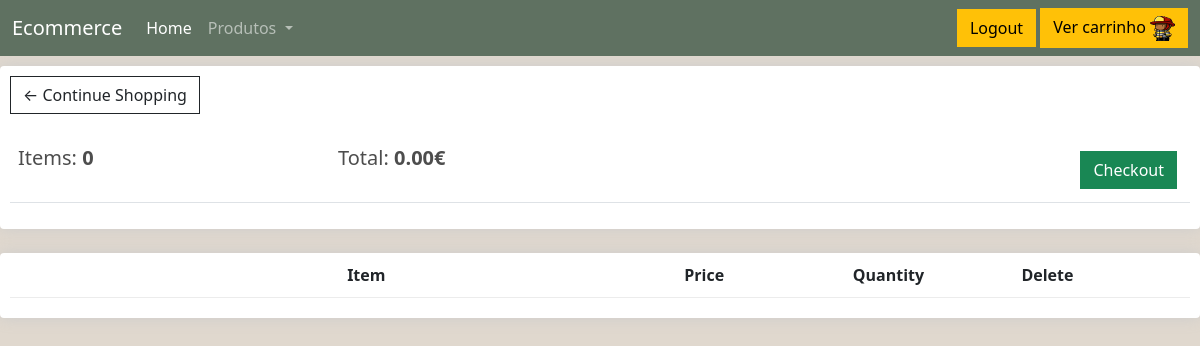
The app's page /cart/ (signed in), older data.
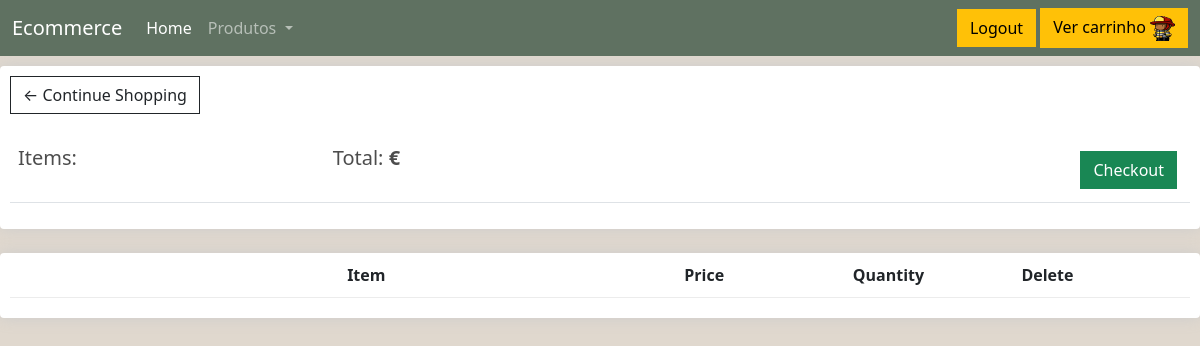
The same page, newer data.
### loja/models.py (models this page shows)
class Cart(models.Model):
    cliente = models.ForeignKey(User, on_delete=models.CASCADE)
    produtos = models.ManyToManyField(Produto, through='ProdutoCarrinho')
    def valor_carrinho(self):
        lista_produtos = self.produtos.all()
        lista_info = ProdutoCarrinho.objects.filter(carrinho=self)
        iterar=zip(lista_produtos,lista_info)
        valor=0
        for produto,info in iterar:
            valor=valor+ (produto.preco*info.quantidade)
        return valor
    def items_carrinho(self):
        lista_info = ProdutoCarrinho.objects.filter(carrinho=self)
        val=0
        for quant in lista_info:
            val+=quant.quantidade
        return val

### loja/views.py (the view)
# urls.py: path('cart/',views.cart, name="cart"),
@login_required(login_url='loja:login1')
def cart(request):
    try:
        carrinho = Cart. objects.get(cliente=request.user)
        pr = ProdutoCarrinho.objects.filter(carrinho=carrinho)
        produtos = zip(carrinho.produtos.all(), pr)
        return render(request, 'loja/cart.html', {'carrinho':carrinho ,'produtos':produtos })
    except Cart.DoesNotExist:
        return render(request, 'loja/cart.html')

### loja/templates/loja/cart.html (shortened to what this page needs)
{% extends 'loja/main.html' %}
{% load static %}
{% block css %}
<link rel="stylesheet" type="text/css" href="{% static 'css/base.css' %}">
{% endblock css %}
{% block content %}
	<div class="row">
		<div class="col-lg-12">
			<div class="box-element">
				<a  class="btn btn-outline-dark" href="{% url 'loja:loja' %}">&#x2190; Continue Shopping</a>
				<br>
				<br>
				<table class="table">
					<tr>
						<th><h5>Items: <strong>{{ carrinho.items_carrinho }}</strong></h5></th>
						<th><h5>Total:<strong> {{carrinho.valor_carrinho |floatformat:2}}€</strong></h5></th>
						<th>
							<a  style="float:right; margin:5px;" class="btn btn-success" href="{% url 'loja:checkout' %}">Checkout</a>
						</th>
					</tr>
				</table>
			</div>
			<br>
			<div class="box-element">
				<div class="cart-row">
					<div style="flex:2"></div>
					<div style="flex:2"><strong>Item</strong></div>
					<div style="flex:1"><strong>Price</strong></div>
					<div style="flex:1"><strong>Quantity</strong></div>
					<div style="flex:1"><strong>Delete</strong></div>
				</div>
			</div>
		</div>
	</div>
{% endblock content %}

Row changes from the older to the newer data that the page shows:
removed Cart: items_carrinho "0", valor_carrinho "0.00"
